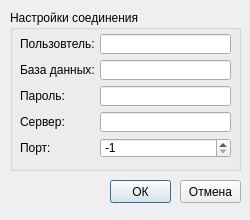
<?xml version="1.0" encoding="UTF-8"?>
<ui version="4.0">
 <class>QPSQLConnectionDialog</class>
 <widget class="QDialog" name="QPSQLConnectionDialog">
  <property name="geometry">
   <rect>
    <x>0</x>
    <y>0</y>
    <width>250</width>
    <height>220</height>
   </rect>
  </property>
  <property name="minimumSize">
   <size>
    <width>250</width>
    <height>220</height>
   </size>
  </property>
  <property name="maximumSize">
   <size>
    <width>250</width>
    <height>220</height>
   </size>
  </property>
  <property name="windowTitle">
   <string>Dialog</string>
  </property>
  <widget class="QPushButton" name="okButton">
   <property name="geometry">
    <rect>
     <x>110</x>
     <y>180</y>
     <width>61</width>
     <height>23</height>
    </rect>
   </property>
   <property name="text">
    <string>ОК</string>
   </property>
  </widget>
  <widget class="QPushButton" name="cancelButton">
   <property name="geometry">
    <rect>
     <x>180</x>
     <y>180</y>
     <width>61</width>
     <height>23</height>
    </rect>
   </property>
   <property name="text">
    <string>Отмена</string>
   </property>
  </widget>
  <widget class="QGroupBox" name="groupBox">
   <property name="geometry">
    <rect>
     <x>10</x>
     <y>10</y>
     <width>231</width>
     <height>161</height>
    </rect>
   </property>
   <property name="title">
    <string>Настройки соединения</string>
   </property>
   <widget class="QLabel" name="textLabel4">
    <property name="geometry">
     <rect>
      <x>10</x>
      <y>24</y>
      <width>80</width>
      <height>20</height>
     </rect>
    </property>
    <property name="text">
     <string>Пользовтель:</string>
    </property>
   </widget>
   <widget class="QLabel" name="textLabel5_2">
    <property name="geometry">
     <rect>
      <x>10</x>
      <y>128</y>
      <width>80</width>
      <height>20</height>
     </rect>
    </property>
    <property name="text">
     <string>Порт:</string>
    </property>
   </widget>
   <widget class="QLabel" name="textLabel4_2">
    <property name="geometry">
     <rect>
      <x>10</x>
      <y>76</y>
      <width>80</width>
      <height>20</height>
     </rect>
    </property>
    <property name="text">
     <string>Пароль:</string>
    </property>
   </widget>
   <widget class="QLabel" name="textLabel5">
    <property name="geometry">
     <rect>
      <x>10</x>
      <y>102</y>
      <width>80</width>
      <height>20</height>
     </rect>
    </property>
    <property name="text">
     <string>Сервер:</string>
    </property>
   </widget>
   <widget class="QLineEdit" name="userName">
    <property name="geometry">
     <rect>
      <x>90</x>
      <y>24</y>
      <width>131</width>
      <height>20</height>
     </rect>
    </property>
   </widget>
   <widget class="QLineEdit" name="password">
    <property name="geometry">
     <rect>
      <x>90</x>
      <y>76</y>
      <width>131</width>
      <height>20</height>
     </rect>
    </property>
    <property name="inputMethodHints">
     <set>Qt::ImhHiddenText|Qt::ImhNoAutoUppercase|Qt::ImhNoPredictiveText|Qt::ImhSensitiveData</set>
    </property>
    <property name="echoMode">
     <enum>QLineEdit::Password</enum>
    </property>
   </widget>
   <widget class="QLineEdit" name="hostName">
    <property name="geometry">
     <rect>
      <x>90</x>
      <y>102</y>
      <width>131</width>
      <height>20</height>
     </rect>
    </property>
   </widget>
   <widget class="SpinBox" name="port">
    <property name="geometry">
     <rect>
      <x>90</x>
      <y>128</y>
      <width>131</width>
      <height>20</height>
     </rect>
    </property>
    <property name="minimum">
     <number>-1</number>
    </property>
    <property name="maximum">
     <number>65535</number>
    </property>
    <property name="value">
     <number>-1</number>
    </property>
   </widget>
   <widget class="QLabel" name="textLabel4_3">
    <property name="geometry">
     <rect>
      <x>10</x>
      <y>50</y>
      <width>80</width>
      <height>20</height>
     </rect>
    </property>
    <property name="text">
     <string>База данных:</string>
    </property>
   </widget>
   <widget class="QLineEdit" name="dataBase">
    <property name="geometry">
     <rect>
      <x>90</x>
      <y>50</y>
      <width>131</width>
      <height>20</height>
     </rect>
    </property>
   </widget>
  </widget>
 </widget>
 <customwidgets>
  <customwidget>
   <class>SpinBox</class>
   <extends>QSpinBox</extends>
   <header>spinbox.h</header>
  </customwidget>
 </customwidgets>
 <tabstops>
  <tabstop>userName</tabstop>
  <tabstop>dataBase</tabstop>
  <tabstop>password</tabstop>
  <tabstop>hostName</tabstop>
  <tabstop>port</tabstop>
  <tabstop>okButton</tabstop>
  <tabstop>cancelButton</tabstop>
 </tabstops>
 <resources/>
 <connections/>
</ui>
